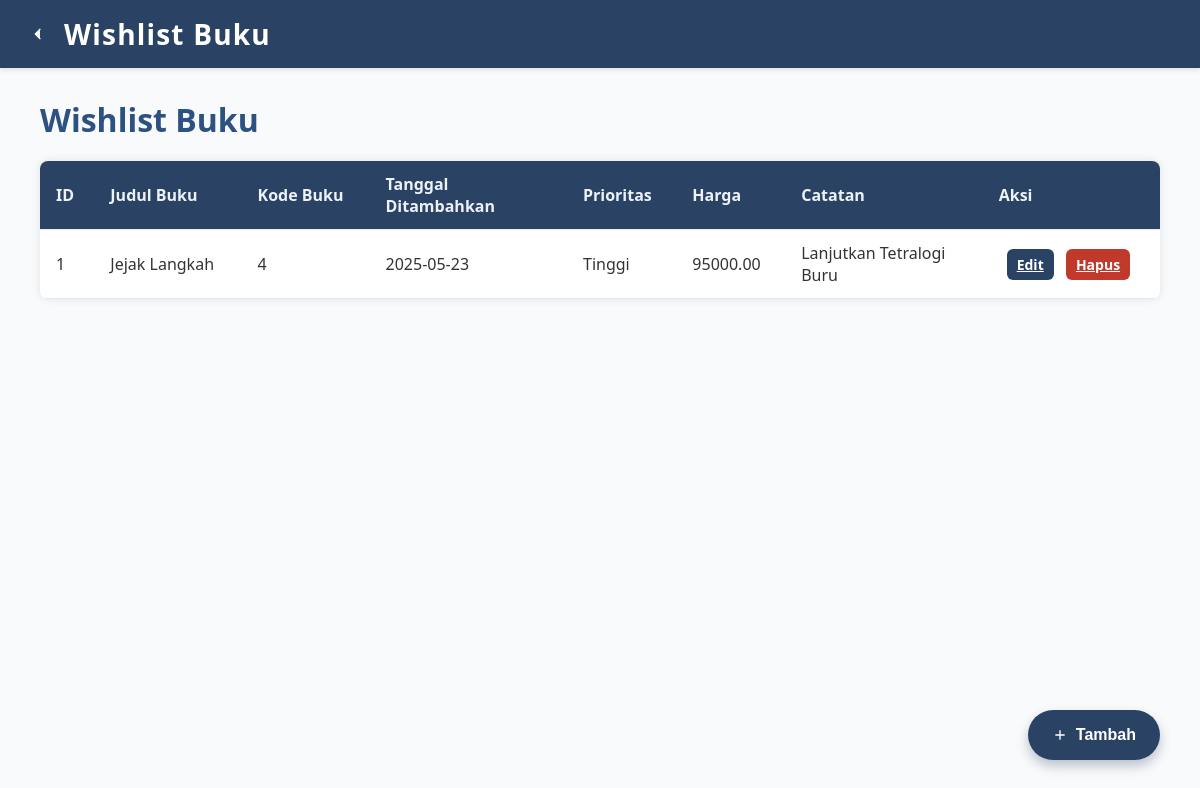
Page /wishlist.php on the committed database.
### tables this page shows
CREATE TABLE Wishlist (
  id_wishlist         INT AUTO_INCREMENT PRIMARY KEY,
  id_pengguna         INT NOT NULL,
  kode_buku           INT NOT NULL,
  tanggal_ditambahkan DATE DEFAULT CURRENT_DATE,
  prioritas           ENUM('Rendah','Sedang','Tinggi'),
  harga_perkiraan     DECIMAL(10,2),
  catatan             TEXT,
  FOREIGN KEY (id_pengguna) REFERENCES Pengguna(id_pengguna) ON DELETE CASCADE,
  FOREIGN KEY (kode_buku)   REFERENCES Buku(kode_buku)       ON DELETE CASCADE
);

CREATE TABLE Buku (
  kode_buku      INT AUTO_INCREMENT PRIMARY KEY,
  judul          VARCHAR(100) NOT NULL,
  penulis        VARCHAR(50)  NOT NULL,
  genre          VARCHAR(50),
  tahun_terbit   INT,
  bahasa         VARCHAR(30),
  penerbit       VARCHAR(100),
  jumlah_halaman INT CHECK (jumlah_halaman > 0),
  cover VARCHAR (255)
);

### wishlist.php (the view, shortened to what this page needs)
<?php
include __DIR__ . '/Config/koneksi.php';
$id_pengguna = $_SESSION['id_pengguna'] ?? 1;
$sql = "SELECT w.*, b.judul FROM Wishlist w JOIN Buku b ON w.kode_buku = b.kode_buku WHERE w.id_pengguna='$id_pengguna'";
$result = mysqli_query($conn, $sql);
?>
<!DOCTYPE html>
<html lang="id">
<head>
</head>
<body>
  <header id="header">
    <button id="btn-back" style="background:none;border:none;color:white;margin-right:18px;cursor:pointer;display:flex;align-items:center;padding:0;">
      <svg xmlns="http://www.w3.org/2000/svg" width="28" height="28" fill="none" viewBox="0 0 24 24">
        <path d="M15 19l-7-7 7-7" stroke="white" stroke-width="2" stroke-linecap="round" stroke-linejoin="round"/>
      </svg>
    </button>
    <span>Wishlist Buku</span>
  </header>
  <main>
    <h1>Wishlist Buku</h1>
    <table>
      <thead>
        <tr>
          <th>ID</th>
          <th>Judul Buku</th>
          <th>Kode Buku</th>
          <th>Tanggal Ditambahkan</th>
          <th>Prioritas</th>
          <th>Harga</th>
          <th>Catatan</th>
          <th>Aksi</th>
        </tr>
      </thead>
      <tbody id="wishlist-body">
        <?php while($row = mysqli_fetch_assoc($result)): ?>
        <tr>
          <td><?= htmlspecialchars($row['id_wishlist']) ?></td>
          <td><?= htmlspecialchars($row['judul']) ?></td>
          <td><?= htmlspecialchars($row['kode_buku']) ?></td>
          <td><?= htmlspecialchars($row['tanggal_ditambahkan']) ?></td>
          <td><?= htmlspecialchars($row['prioritas']) ?></td>
          <td><?= htmlspecialchars($row['harga_perkiraan']) ?></td>
          <td><?= htmlspecialchars($row['catatan']) ?></td>
          <td>
            <a href="wishlist.php?edit=<?= $row['id_wishlist'] ?>" class="btn-action">Edit</a>
            <a href="wishlist.php?hapus=<?= $row['id_wishlist'] ?>" class="btn-action" style="background:#c0392b;" onclick="return confirm('Hapus wishlist ini?')">Hapus</a>
          </td>
        </tr>
        <?php endwhile; ?>
      </tbody>
    </table>
  </main>
  <button class="btn-tambah" id="btn-tambah" title="Tambah Wishlist">
    <svg xmlns="http://www.w3.org/2000/svg" viewBox="0 0 24 24">
      <path d="M19 11H13V5h-2v6H5v2h6v6h2v-6h6z"/>
    </svg>
    Tambah
  </button>
</body>
</html>

### wishlist.php (style rules this page uses)
body { margin:0;font-family:'Segoe UI',Tahoma,Geneva,Verdana,sans-serif;background-color:#f9fafb;color:#333; }
header { display:flex;align-items:center;background-color:#2a4365;padding:15px 30px;color:white;box-shadow:0 2px 5px rgba(0,0,0,0.1);user-select:none;cursor:pointer;font-size:28px;font-weight:700;letter-spacing:1.2px; }
main { padding:30px 40px;min-height:80vh; }
h1 { color:#2c5282;font-weight:700;margin-top:0;margin-bottom:20px; }
table { width:100%;border-collapse:collapse;box-shadow:0 0 10px rgba(0,0,0,0.1);border-radius:8px;overflow:hidden;background-color:white; }
thead { background-color:#2a4365;color:#edf2f7; }
th,td { padding:12px 16px;border-bottom:1px solid #e2e8f0;text-align:left;vertical-align:middle;max-width:150px;word-wrap:break-word; }
.btn-action { background-color:#2a4365;border:none;color:white;font-weight:600;padding:6px 10px;margin-left:8px;border-radius:6px;cursor:pointer;transition:background-color 0.2s ease;font-size:14px;display:inline-flex;align-items:center;gap:6px; }
.btn-tambah { position:fixed;right:40px;bottom:40px;background-color:#2a4365;border:none;color:white;font-weight:700;padding:16px 24px;border-radius:50px;cursor:pointer;box-shadow:0 6px 12px rgba(42,67,101,0.3);font-size:16px;transition:background-color 0.3s ease;user-select:none;z-index:100;display:inline-flex;align-items:center;gap:8px; }
svg { width:16px;height:16px;fill:white; }

### rows in the picture
wishlist: id_wishlist "1", kode_buku.judul "Jejak Langkah", kode_buku "4", tanggal_ditambahkan "2025-05-23", prioritas "Tinggi", harga_perkiraan "95000.00", catatan "Lanjutkan Tetralogi Buru"
